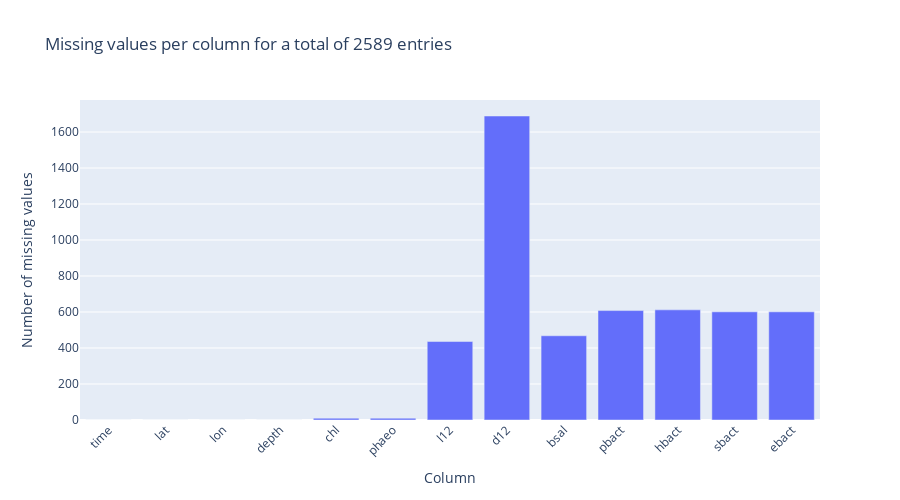

Notebook source saved alongside this figure:
### Markdown cell above
Remove the data when time and position are not known.

### Code cell
fig = (
    raw_data.isna()
    .sum()
    .plot(
        kind="bar",
        title=f"Missing values per column for a total of {len(raw_data)} entries",
        labels=dict(
            index="Column",
            value="Number of missing values",
        ),
    )
)
# Rotate x-axis labels by 45 degrees
fig.update_xaxes(tickangle=-45)
# multiply the figure ratio of height by 2
fig.update_layout(height=500)
# Remove legend
fig.update_layout(showlegend=False)
fig.show()

### Figure 1 — Plotly figure (JSON) as saved in the notebook; plotly's stock layout.template omitted (floating-point values rounded to 4 significant figures)
{"data": [{"alignmentgroup": "True", "hovertemplate": "variable=0<br>Column=%{x}<br>Number of missing values=%{y}<extra></extra>", "legendgroup": "0", "marker": {"color": "#636efa", "pattern": {"shape": ""}}, "name": "0", "offsetgroup": "0", "orientation": "v", "showlegend": true, "textposition": "auto", "type": "bar", "x": ["time", "lat", "lon", "depth", "chl", "phaeo", "l12", "d12", "bsal", "pbact", "hbact", "sbact", "ebact"], "xaxis": "x", "y": [0, 0, 0, 0, 10, 10, 436, 1689, 468, 608, 612, 601, 601], "yaxis": "y"}], "layout": {"barmode": "relative", "height": 500, "legend": {"title": {"text": "variable"}, "tracegroupgap": 0}, "showlegend": false, "title": {"text": "Missing values per column for a total of 2589 entries"}, "xaxis": {"anchor": "y", "domain": [0, 1], "tickangle": -45, "title": {"text": "Column"}}, "yaxis": {"anchor": "x", "domain": [0, 1], "title": {"text": "Number of missing values"}}}}
